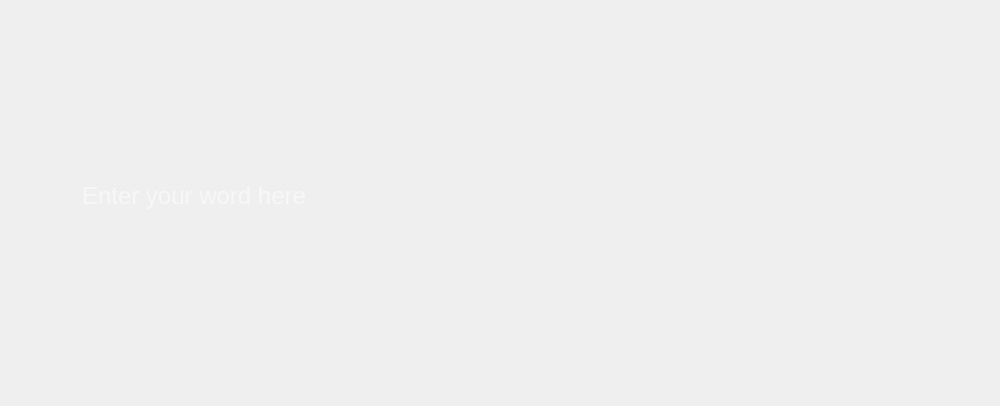
<?xml version="1.0" encoding="UTF-8"?>
<ui version="4.0">
 <class>searchwordwindow</class>
 <widget class="QDialog" name="searchwordwindow">
  <property name="geometry">
   <rect>
    <x>0</x>
    <y>0</y>
    <width>1000</width>
    <height>406</height>
   </rect>
  </property>
  <property name="minimumSize">
   <size>
    <width>1000</width>
    <height>406</height>
   </size>
  </property>
  <property name="maximumSize">
   <size>
    <width>1000</width>
    <height>406</height>
   </size>
  </property>
  <property name="windowTitle">
   <string>Word searching</string>
  </property>
  <property name="windowIcon">
   <iconset resource="Img.qrc">
    <normaloff>:/sources/windows icons/wordsearchicon.png</normaloff>:/sources/windows icons/wordsearchicon.png</iconset>
  </property>
  <widget class="QLabel" name="background">
   <property name="geometry">
    <rect>
     <x>0</x>
     <y>0</y>
     <width>1000</width>
     <height>406</height>
    </rect>
   </property>
   <property name="minimumSize">
    <size>
     <width>1000</width>
     <height>406</height>
    </size>
   </property>
   <property name="text">
    <string/>
   </property>
   <property name="pixmap">
    <pixmap resource="Img.qrc">:/sources/searchword.png</pixmap>
   </property>
  </widget>
  <widget class="QLabel" name="wordexist">
   <property name="geometry">
    <rect>
     <x>450</x>
     <y>289</y>
     <width>491</width>
     <height>61</height>
    </rect>
   </property>
   <property name="styleSheet">
    <string notr="true">QLabel{
border-radius:45px;
font-size:24px;
	font: 700 14pt &quot;Segoe UI&quot;;
color:rgb(86, 73, 135);
}</string>
   </property>
   <property name="text">
    <string/>
   </property>
  </widget>
  <widget class="QPushButton" name="done">
   <property name="geometry">
    <rect>
     <x>760</x>
     <y>158</y>
     <width>191</width>
     <height>86</height>
    </rect>
   </property>
   <property name="styleSheet">
    <string notr="true">QPushButton{
background : transparent;
border-radius:25px;
}

QPushButton::hover{
background:rgba(255, 255, 255, 50);
}</string>
   </property>
   <property name="text">
    <string/>
   </property>
  </widget>
  <widget class="QLineEdit" name="wordarea">
   <property name="geometry">
    <rect>
     <x>50</x>
     <y>160</y>
     <width>661</width>
     <height>71</height>
    </rect>
   </property>
   <property name="styleSheet">
    <string notr="true">QLineEdit{
background:transparent;
border-radius:45px;
padding-left:30px;
font-size:24px;
	font: 700 14pt &quot;Segoe UI&quot;;
color:white;
}</string>
   </property>
   <property name="text">
    <string/>
   </property>
   <property name="placeholderText">
    <string>Enter your word here</string>
   </property>
  </widget>
 </widget>
 <resources>
  <include location="Img.qrc"/>
 </resources>
 <connections/>
</ui>
